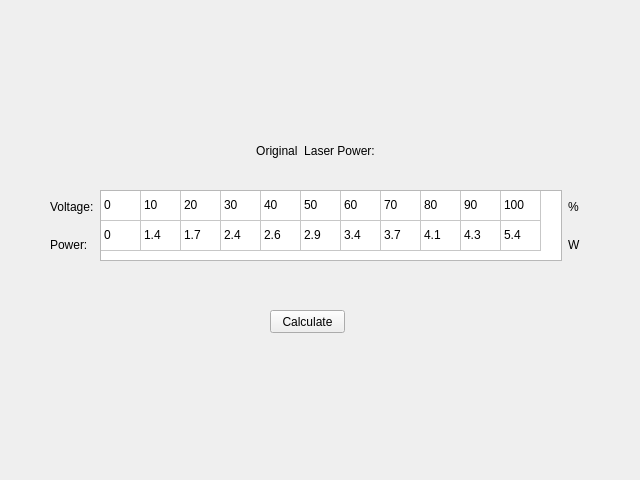
<?xml version="1.0" encoding="UTF-8"?>
<ui version="4.0">
 <class>LaserForm</class>
 <widget class="QWidget" name="LaserForm">
  <property name="geometry">
   <rect>
    <x>0</x>
    <y>0</y>
    <width>640</width>
    <height>480</height>
   </rect>
  </property>
  <property name="windowTitle">
   <string>Laser Formula Calculation</string>
  </property>
  <widget class="QLabel" name="Laser_Original_Label">
   <property name="geometry">
    <rect>
     <x>50</x>
     <y>130</y>
     <width>531</width>
     <height>41</height>
    </rect>
   </property>
   <property name="layoutDirection">
    <enum>Qt::LeftToRight</enum>
   </property>
   <property name="autoFillBackground">
    <bool>true</bool>
   </property>
   <property name="text">
    <string>Original  Laser Power:</string>
   </property>
   <property name="textFormat">
    <enum>Qt::MarkdownText</enum>
   </property>
   <property name="alignment">
    <set>Qt::AlignCenter</set>
   </property>
  </widget>
  <widget class="QPushButton" name="CalPushButton">
   <property name="geometry">
    <rect>
     <x>270</x>
     <y>310</y>
     <width>75</width>
     <height>23</height>
    </rect>
   </property>
   <property name="text">
    <string>Calculate</string>
   </property>
  </widget>
  <widget class="QWidget" name="layoutWidget">
   <property name="geometry">
    <rect>
     <x>50</x>
     <y>190</y>
     <width>531</width>
     <height>71</height>
    </rect>
   </property>
   <layout class="QHBoxLayout" name="horizontalLayout">
    <item>
     <layout class="QVBoxLayout" name="verticalLayout"/>
    </item>
    <item>
     <layout class="QVBoxLayout" name="verticalLayout_3">
      <item>
       <widget class="QLabel" name="label_5">
        <property name="text">
         <string>Voltage:</string>
        </property>
       </widget>
      </item>
      <item>
       <widget class="QLabel" name="label_6">
        <property name="text">
         <string>Power:</string>
        </property>
       </widget>
      </item>
     </layout>
    </item>
    <item>
     <widget class="QTableWidget" name="tableWidget">
      <property name="layoutDirection">
       <enum>Qt::LeftToRight</enum>
      </property>
      <property name="autoFillBackground">
       <bool>false</bool>
      </property>
      <attribute name="horizontalHeaderVisible">
       <bool>false</bool>
      </attribute>
      <attribute name="horizontalHeaderDefaultSectionSize">
       <number>40</number>
      </attribute>
      <attribute name="horizontalHeaderHighlightSections">
       <bool>true</bool>
      </attribute>
      <attribute name="verticalHeaderVisible">
       <bool>false</bool>
      </attribute>
      <row>
       <property name="text">
        <string>Voltage</string>
       </property>
      </row>
      <row>
       <property name="text">
        <string>Power</string>
       </property>
      </row>
      <column>
       <property name="text">
        <string>0</string>
       </property>
       <property name="textAlignment">
        <set>AlignCenter</set>
       </property>
      </column>
      <column>
       <property name="text">
        <string>10</string>
       </property>
       <property name="textAlignment">
        <set>AlignCenter</set>
       </property>
      </column>
      <column>
       <property name="text">
        <string>20</string>
       </property>
       <property name="textAlignment">
        <set>AlignCenter</set>
       </property>
      </column>
      <column>
       <property name="text">
        <string>30</string>
       </property>
       <property name="textAlignment">
        <set>AlignCenter</set>
       </property>
      </column>
      <column>
       <property name="text">
        <string>40</string>
       </property>
       <property name="textAlignment">
        <set>AlignCenter</set>
       </property>
      </column>
      <column>
       <property name="text">
        <string>50</string>
       </property>
       <property name="textAlignment">
        <set>AlignCenter</set>
       </property>
      </column>
      <column>
       <property name="text">
        <string>60</string>
       </property>
       <property name="textAlignment">
        <set>AlignCenter</set>
       </property>
      </column>
      <column>
       <property name="text">
        <string>70</string>
       </property>
       <property name="textAlignment">
        <set>AlignCenter</set>
       </property>
      </column>
      <column>
       <property name="text">
        <string>80</string>
       </property>
       <property name="textAlignment">
        <set>AlignCenter</set>
       </property>
      </column>
      <column>
       <property name="text">
        <string>90</string>
       </property>
       <property name="textAlignment">
        <set>AlignCenter</set>
       </property>
      </column>
      <column>
       <property name="text">
        <string>100</string>
       </property>
       <property name="textAlignment">
        <set>AlignCenter</set>
       </property>
      </column>
      <item row="0" column="0">
       <property name="text">
        <string>0</string>
       </property>
      </item>
      <item row="0" column="1">
       <property name="text">
        <string>10</string>
       </property>
      </item>
      <item row="0" column="2">
       <property name="text">
        <string>20</string>
       </property>
      </item>
      <item row="0" column="3">
       <property name="text">
        <string>30</string>
       </property>
      </item>
      <item row="0" column="4">
       <property name="text">
        <string>40</string>
       </property>
      </item>
      <item row="0" column="5">
       <property name="text">
        <string>50</string>
       </property>
      </item>
      <item row="0" column="6">
       <property name="text">
        <string>60</string>
       </property>
      </item>
      <item row="0" column="7">
       <property name="text">
        <string>70</string>
       </property>
      </item>
      <item row="0" column="8">
       <property name="text">
        <string>80</string>
       </property>
      </item>
      <item row="0" column="9">
       <property name="text">
        <string>90</string>
       </property>
      </item>
      <item row="0" column="10">
       <property name="text">
        <string>100</string>
       </property>
      </item>
      <item row="1" column="0">
       <property name="text">
        <string notr="true">0</string>
       </property>
      </item>
      <item row="1" column="1">
       <property name="text">
        <string>1.4</string>
       </property>
      </item>
      <item row="1" column="2">
       <property name="text">
        <string>1.7</string>
       </property>
      </item>
      <item row="1" column="3">
       <property name="text">
        <string>2.4</string>
       </property>
      </item>
      <item row="1" column="4">
       <property name="text">
        <string>2.6</string>
       </property>
      </item>
      <item row="1" column="5">
       <property name="text">
        <string>2.9</string>
       </property>
      </item>
      <item row="1" column="6">
       <property name="text">
        <string>3.4</string>
       </property>
      </item>
      <item row="1" column="7">
       <property name="text">
        <string>3.7</string>
       </property>
      </item>
      <item row="1" column="8">
       <property name="text">
        <string>4.1</string>
       </property>
      </item>
      <item row="1" column="9">
       <property name="text">
        <string>4.3</string>
       </property>
      </item>
      <item row="1" column="10">
       <property name="text">
        <string>5.4</string>
       </property>
      </item>
     </widget>
    </item>
    <item>
     <layout class="QVBoxLayout" name="verticalLayout_2">
      <item>
       <widget class="QLabel" name="label_3">
        <property name="text">
         <string>%</string>
        </property>
       </widget>
      </item>
      <item>
       <widget class="QLabel" name="label_4">
        <property name="text">
         <string>W</string>
        </property>
       </widget>
      </item>
     </layout>
    </item>
   </layout>
  </widget>
 </widget>
 <resources/>
 <connections/>
</ui>
